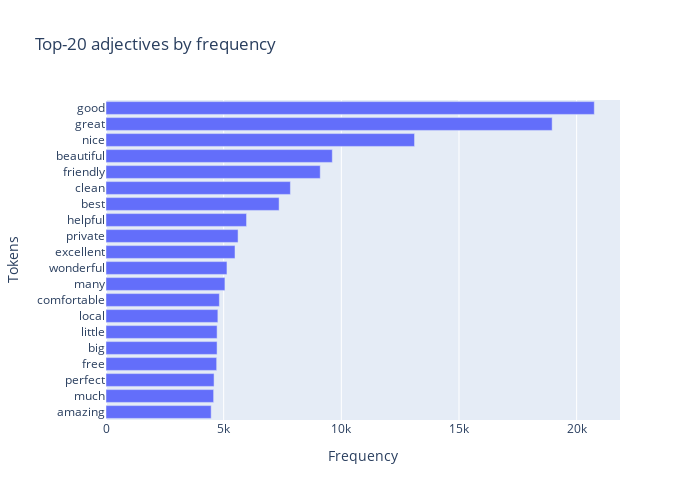

Notebook cell for this chart:
### Code cell
# Top 20 tokens by frequency for all answers
words = []
freqs = []
for num in range(0, 20):
    word, freq = dictionary_adj.most_common(20)[num]
    words.append(word)
    freqs.append(freq)

data = pd.DataFrame({'words': words, 'freqs': freqs})

# Bar chart for the frequences
fig = px.bar(data, x='freqs', y='words', title="Top-20 adjectives by frequency",
            width=700, height=500)
fig.update_xaxes(title = 'Frequency')
fig.update_yaxes(title = 'Tokens', autorange="reversed")
fig.show()

### Figure 1 — Plotly figure (JSON) as saved in the notebook; plotly's stock layout.template omitted (floating-point values rounded to 4 significant figures)
{"data": [{"alignmentgroup": "True", "hovertemplate": "freqs=%{x}<br>words=%{y}<extra></extra>", "legendgroup": "", "marker": {"color": "#636efa", "pattern": {"shape": ""}}, "name": "", "offsetgroup": "", "orientation": "h", "showlegend": false, "textposition": "auto", "type": "bar", "x": [20750, 18959, 13111, 9617, 9104, 7836, 7356, 5972, 5612, 5482, 5140, 5054, 4817, 4754, 4721, 4720, 4703, 4592, 4574, 4469], "xaxis": "x", "y": ["good", "great", "nice", "beautiful", "friendly", "clean", "best", "helpful", "private", "excellent", "wonderful", "many", "comfortable", "local", "little", "big", "free", "perfect", "much", "amazing"], "yaxis": "y"}], "layout": {"barmode": "relative", "height": 500, "legend": {"tracegroupgap": 0}, "title": {"text": "Top-20 adjectives by frequency"}, "width": 700, "xaxis": {"anchor": "y", "domain": [0, 1], "title": {"text": "Frequency"}}, "yaxis": {"anchor": "x", "autorange": "reversed", "domain": [0, 1], "title": {"text": "Tokens"}}}}
